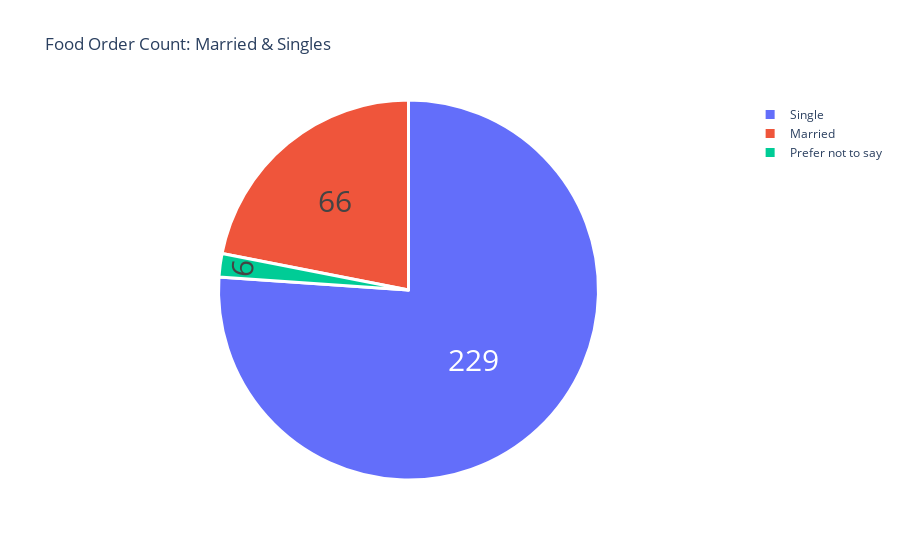

Source (notebook cell):
### Code cell
marital = buying_again["Marital Status"].value_counts()
label = marital.index
counts = marital.values

fig = go.Figure(data=[go.Pie(labels=label, values=counts)])
fig.update_layout(title_text='Food Order Count: Married & Singles')
fig.update_traces(hoverinfo='label+percent', textinfo='value', textfont_size=30,
                  marker=dict(colors=colors, line=dict(color='white', width=3)))
fig.show()

### Figure 1 — Plotly figure (JSON) as saved in the notebook; plotly's stock layout.template omitted (floating-point values rounded to 4 significant figures)
{"data": [{"hoverinfo": "label+percent", "labels": ["Single", "Married", "Prefer not to say"], "marker": {"colors": ["pastel red", "pastel blue"], "line": {"color": "white", "width": 3}}, "textfont": {"size": 30}, "textinfo": "value", "type": "pie", "values": [229, 66, 6]}], "layout": {"title": {"text": "Food Order Count: Married & Singles"}}}
